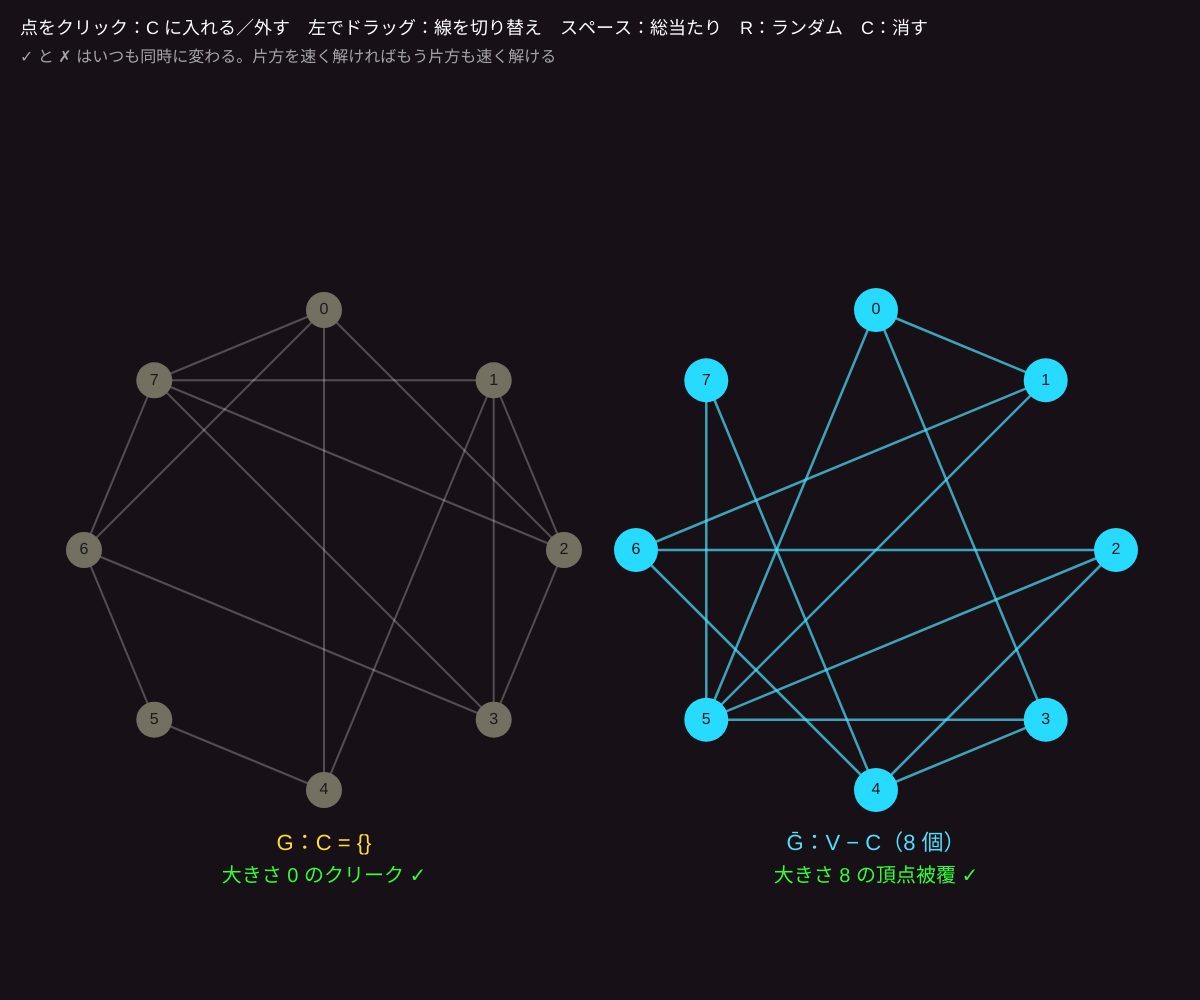
Frame 1 (no input)
Frame 60 (no input): identical to frame 1, image omitted
Frame 120 (the mouse pressed at the canvas centre since frame 60): identical to frame 1, image omitted

The p5.js sketch that drew this single still picture (run headless with seeded random() and noise() and a simulated clock; from frame 60 on, the mouse is pressed at the canvas centre):

// p5.js sketch
// ── sketch.js
// ============================================
// 06 クリーク ↔ 頂点被覆（補グラフで裏返す）
// 左：グラフ G。右：補グラフ Ḡ（G で線が「ない」所にだけ線を引いたもの）
// C が G のクリーク（全員つながっている）⇔ 残り V − C が Ḡ の頂点被覆（どの線も少なくとも片方の端を含む）
// だから「大きさ k のクリーク」と「大きさ n − k の頂点被覆」は同じ問題（CLIQUE ≤p VERTEX-COVER）
// 点をクリック：C に入れる・外す / 左のグラフで点から点へドラッグ：線をつける・消す
// スペース：最大クリーク（＝最小頂点被覆）を総当たり / R：ランダムなグラフ / C：選択を消す
// ============================================

let N = 8;              // ★ 点の数（総当たりは 2^N 通り）
let P = 0.5;            // ★ R で線を引く確率
let pos = [];           // 円周上の位置（0〜1）
let A = [];             // 隣接行列
let inC = [];
let dragFrom = -1;
let brute = -1, best = null;

function setup() {
  createCanvas(windowWidth, windowHeight);
  colorMode(HSB, 360, 100, 100, 100);
  randomGraph();
}

function randomGraph() {
  pos = []; A = [];
  for (let i = 0; i < N; i++) { pos.push(TWO_PI * i / N - HALF_PI); A.push(new Array(N).fill(false)); }
  for (let i = 0; i < N; i++) for (let j = i + 1; j < N; j++) if (random() < P) A[i][j] = A[j][i] = true;
  inC = new Array(N).fill(false);
  brute = -1; best = null;
}

function center(side) { return { x: width * (side === 0 ? 0.27 : 0.73), y: height * 0.55, r: min(width * 0.2, height * 0.3) }; }
function xy(side, i) { let c = center(side); return { x: c.x + cos(pos[i]) * c.r, y: c.y + sin(pos[i]) * c.r }; }

function isClique(S) { for (let i = 0; i < N; i++) for (let j = i + 1; j < N; j++) if (S[i] && S[j] && !A[i][j]) return false; return true; }
function isCover(S) { for (let i = 0; i < N; i++) for (let j = i + 1; j < N; j++) if (!A[i][j] && !S[i] && !S[j]) return false; return true; }

function draw() {
  background(300, 25, 9);
  // 総当たり：1 フレームに数通り
  if (brute >= 0) {
    for (let k = 0; k < 4 && brute < (1 << N); k++, brute++) {
      let S = []; let cnt = 0;
      for (let i = 0; i < N; i++) { S[i] = ((brute >> i) & 1) === 1; if (S[i]) cnt++; }
      if (isClique(S) && (!best || cnt > best.cnt)) best = { S, cnt };
      inC = S;
    }
    if (brute >= (1 << N)) { brute = -1; if (best) inC = best.S.slice(); }
  }
  let cover = inC.map((b) => !b);
  let cq = isClique(inC), cv = isCover(cover);

  for (let side = 0; side < 2; side++) {
    // 線
    for (let i = 0; i < N; i++) for (let j = i + 1; j < N; j++) {
      let has = side === 0 ? A[i][j] : !A[i][j];
      if (!has) continue;
      let a = xy(side, i), b = xy(side, j);
      if (side === 0) { let hot = inC[i] && inC[j]; stroke(hot ? color(50, 90, 100) : color(0, 0, 100, 25)); strokeWeight(hot ? 4 : 2); }
      else { let ok = cover[i] || cover[j]; stroke(ok ? color(190, 70, 100, 70) : color(0, 90, 100)); strokeWeight(ok ? 2.5 : 5); }
      line(a.x, a.y, b.x, b.y);
    }
    // 点
    for (let i = 0; i < N; i++) {
      let p = xy(side, i);
      let on = side === 0 ? inC[i] : cover[i];
      noStroke(); fill(side === 0 ? 50 : 190, on ? 85 : 15, on ? 100 : 45);
      circle(p.x, p.y, on ? 44 : 36);
      fill(0, 0, 10); textAlign(CENTER, CENTER); textSize(16); text(i, p.x, p.y);
    }
  }
  if (dragFrom >= 0) { let a = xy(0, dragFrom); stroke(0, 0, 100); strokeWeight(2); line(a.x, a.y, mouseX, mouseY); }

  // 文字
  noStroke(); textAlign(CENTER, BASELINE); textSize(22);
  let k = inC.filter((b) => b).length;
  let c0 = center(0), c1 = center(1);
  fill(50, 80, 100); text('G：C = {' + inC.map((b, i) => (b ? i : null)).filter((v) => v !== null).join(',') + '}', c0.x, c0.y + c0.r + 60);
  fill(190, 70, 100); text('Ḡ：V − C（' + (N - k) + ' 個）', c1.x, c1.y + c1.r + 60);
  textSize(20);
  fill(cq ? color(120, 80, 100) : color(0, 80, 100)); text(cq ? '大きさ ' + k + ' のクリーク ✓' : 'クリークではない ✗', c0.x, c0.y + c0.r + 92);
  fill(cv ? color(120, 80, 100) : color(0, 80, 100)); text(cv ? '大きさ ' + (N - k) + ' の頂点被覆 ✓' : '頂点被覆ではない（赤い線が残る）✗', c1.x, c1.y + c1.r + 92);

  textAlign(LEFT, BASELINE); fill(0, 0, 100); textSize(18);
  text('点をクリック：C に入れる／外す　左でドラッグ：線を切り替え　スペース：総当たり　R：ランダム　C：消す', 20, 34);
  fill(0, 0, 65); textSize(16);
  text('✓ と ✗ はいつも同時に変わる。片方を速く解ければもう片方も速く解ける', 20, 62);
  if (brute >= 0) { fill(45, 80, 100); text('総当たり中… ' + brute + ' / ' + (1 << N), 20, 90); }
  else if (best) { fill(45, 80, 100); text('最大クリーク ' + best.cnt + ' 個 ⇔ 最小頂点被覆 ' + (N - best.cnt) + ' 個', 20, 90); }
}

function hit(x, y) {
  for (let side = 0; side < 2; side++) for (let i = 0; i < N; i++) { let p = xy(side, i); if (dist(x, y, p.x, p.y) < 22) return { side, i }; }
  return null;
}
function mousePressed() { let h = hit(mouseX, mouseY); dragFrom = h && h.side === 0 ? h.i : -1; if (h && h.side === 1) { inC[h.i] = !inC[h.i]; best = null; } }
function mouseReleased() {
  if (dragFrom < 0) return;
  let h = hit(mouseX, mouseY);
  if (h && h.side === 0 && h.i === dragFrom) { inC[h.i] = !inC[h.i]; best = null; }
  else if (h && h.side === 0) { A[dragFrom][h.i] = A[h.i][dragFrom] = !A[dragFrom][h.i]; best = null; }
  dragFrom = -1;
}
function keyPressed() {
  if (key === ' ') { brute = 0; best = null; }
  if (key === 'r' || key === 'R') randomGraph();
  if (key === 'c' || key === 'C') { inC = new Array(N).fill(false); best = null; brute = -1; }
}
function windowResized() { resizeCanvas(windowWidth, windowHeight); }

// ---------- やってみよう ----------
// 1. 左で 3 人組のクリークを選ぶ。右で残りの点が赤い線を全部消しているか確かめよう
// 2. 全員を選ぶ（C = V）と右はどうなる？ 誰も選ばないと？
// 3. N を 12 にして総当たり。何通り調べる？ 時間は？
